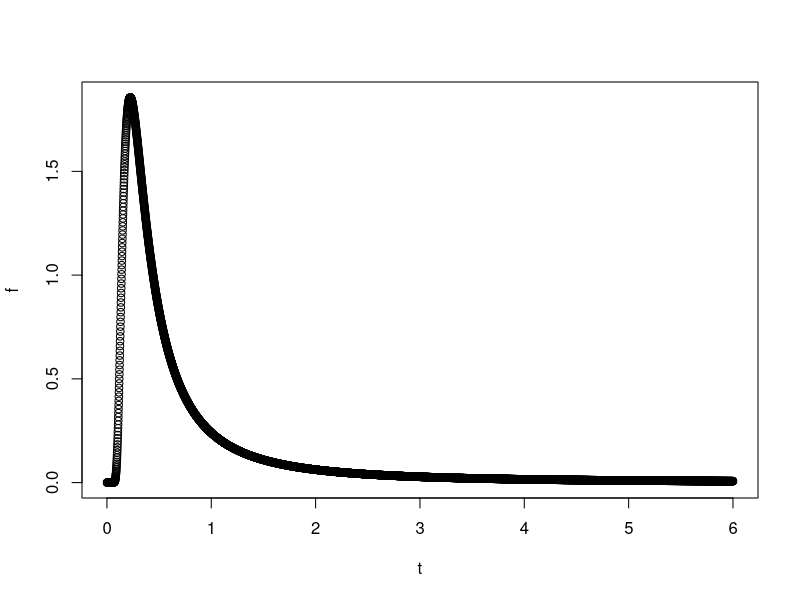
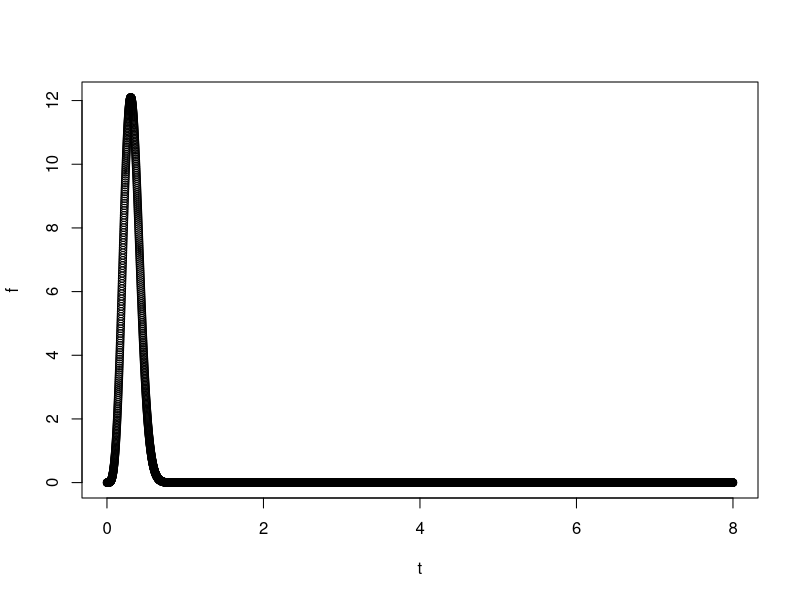
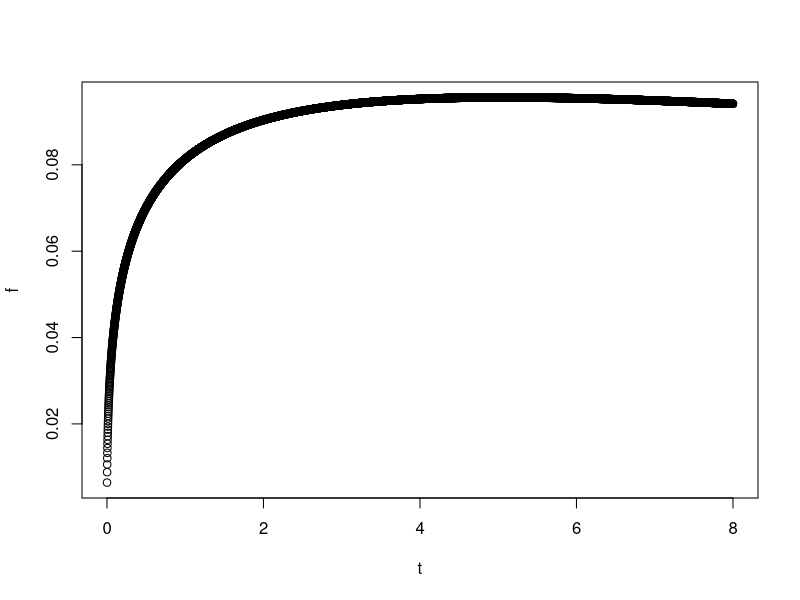
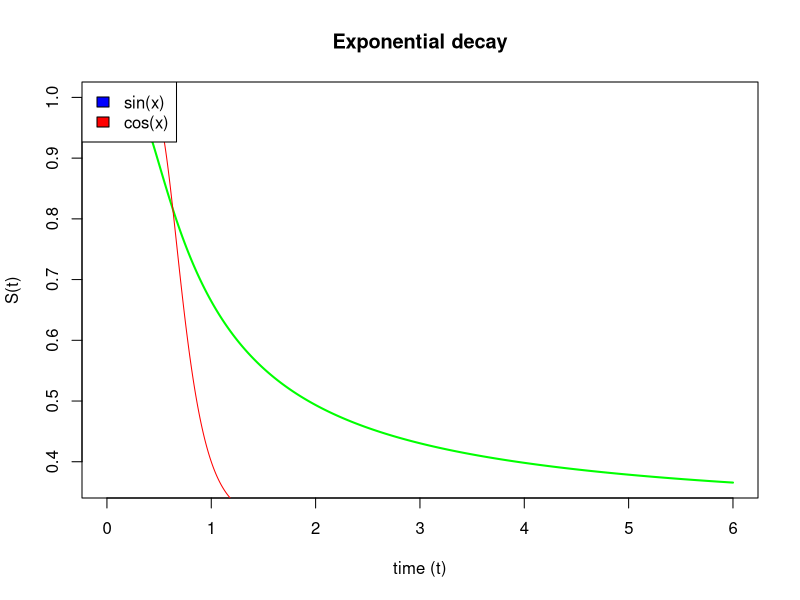

These figures' R source, in order:

# funcao probabilidade INK ----------------------------------------------------
Mi = 0.5
Omega = 10
t = (1:6000)/1000
f = (2/gamma(Mi))*((Mi/Omega)^Mi)*t^(-2*Mi-1)*exp(-Mi/(Omega*t^2))

plot(t,f)


# funcao probabilidade GWL ------------------------------------------------

# unimodal
alpha = 2
phi = 3
lambda = 5
t = (1:8000)/1000
f = ( (alpha*lambda^(alpha*phi))/((lambda+phi)*gamma(phi)) )*t^(alpha*(phi-1))*(lambda+(lambda*t)^alpha)*exp(-(lambda*t)^alpha)

plot(t,f)

# unimodal?
alpha = 0.26
phi = 3
lambda = 5
t = (1:8000)/1000
f = ( (alpha*lambda^(alpha*phi))/((lambda+phi)*gamma(phi)) )*t^(alpha*(phi-1))*(lambda+(lambda*t)^alpha)*exp(-(lambda*t)^alpha)

plot(t,f)




# funcao sobrevivencia ----------------------------------------------------
mi = 0.5
Pi = 0.3
omega = 2
t = (1:6000)/1000


S1 = (Pi*gamma(mi) + (1-Pi)*pgamma(mi/(omega*t^2), mi, lower=TRUE)*gamma(mi))/gamma(mi)

plot(t,S1, type="l", col="green", lwd=2, xlab="time (t)", ylab="S(t)", main="Exponential decay")


mi = 4
Pi = 0.3
omega = 2
t = (1:6000)/1000

S2 = (Pi*gamma(mi) + (1-Pi)*pgamma(mi/(omega*t^2), mi, lower=TRUE)*gamma(mi))/gamma(mi)
lines(t,S2, col="red")

legend("topleft",
       c("sin(x)","cos(x)"),
       fill=c("blue","red")
)